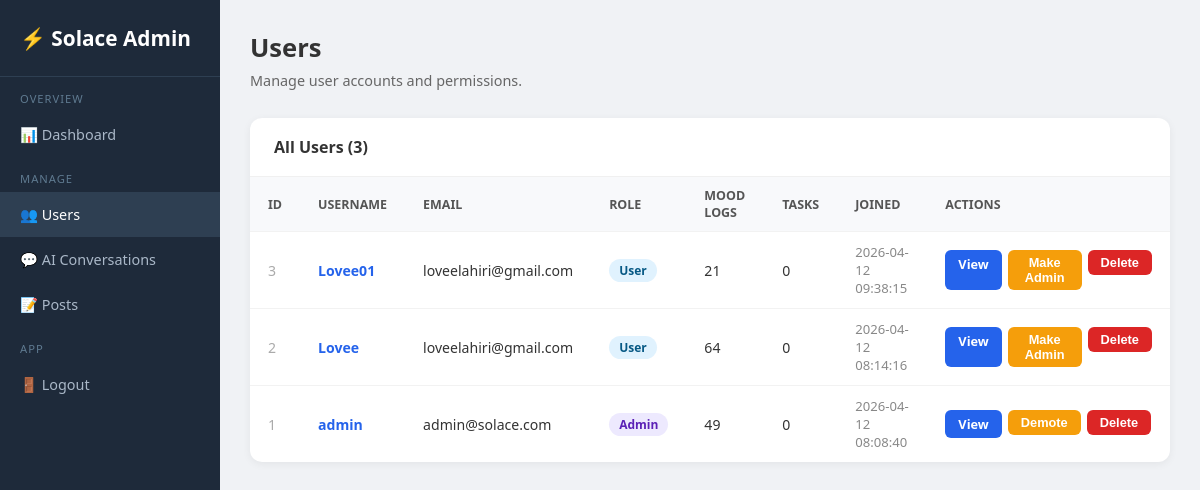
/admin/users (signed in), run on an earlier commit of the app's database.
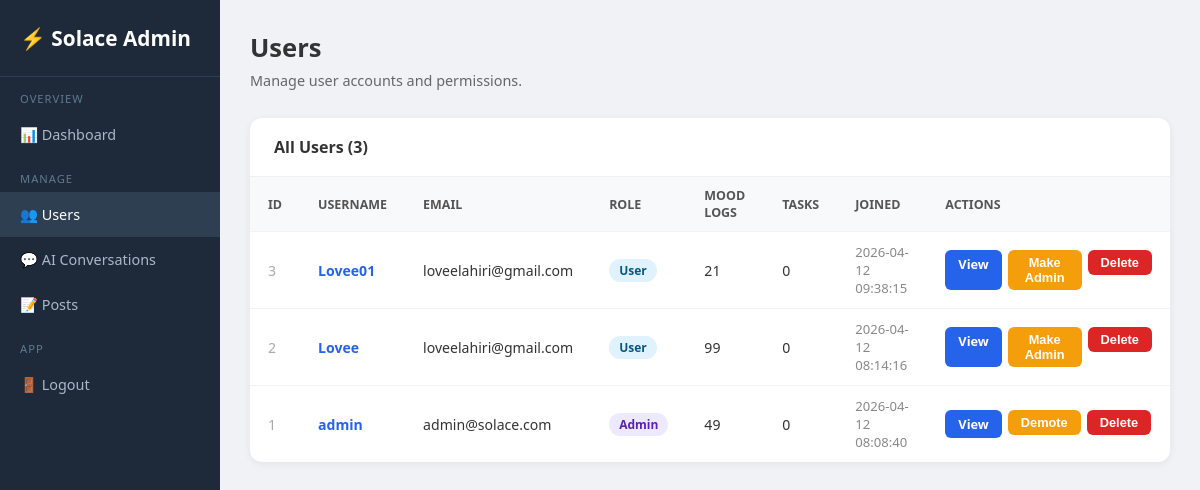
And on a later commit of the database.
### tables this page shows
CREATE TABLE users (
                id         INTEGER PRIMARY KEY AUTOINCREMENT,
                username   TEXT UNIQUE NOT NULL,
                email      TEXT NOT NULL,
                password   TEXT NOT NULL,
                is_admin   INTEGER DEFAULT 0,
                created_at DATETIME DEFAULT CURRENT_TIMESTAMP
            , gender TEXT DEFAULT '', age INTEGER DEFAULT 0, age_group TEXT DEFAULT '', dob TEXT DEFAULT '');

### app.py (the view)
@app.route("/admin/users")
@admin_required
def admin_users() -> Any:
    with get_db() as conn:
        users = conn.execute("""
            SELECT u.id, u.username, u.email, u.is_admin, u.created_at,
                   COUNT(DISTINCT ml.id) AS mood_count,
                   COUNT(DISTINCT j.id)  AS journal_count,
                   COUNT(DISTINCT t.id)  AS task_count
            FROM users u
            LEFT JOIN mood_logs ml ON ml.user_id=u.id
            LEFT JOIN journals j   ON j.user_id=u.id
            LEFT JOIN tasks t      ON t.user_id=u.id
            GROUP BY u.id ORDER BY u.created_at DESC
        """).fetchall()
    return render_template("admin/users.html", users=users)

### app.py (called while the page is built)
def get_db() -> sqlite3.Connection:
    db_path = os.path.join(os.path.dirname(os.path.abspath(__file__)), "database.db")
    conn = sqlite3.connect(db_path)
    conn.row_factory = sqlite3.Row
    return conn

def admin_required(f: Any) -> Any:
    @wraps(f)
    def dec(*args: Any, **kwargs: Any) -> Any:
        if "user_id" not in session or not session.get("is_admin"):
            flash("Admin access required.")
            return redirect(url_for("login_page"))
        return f(*args, **kwargs)
    return dec

### templates/admin/users.html (shortened to what this page needs)
<!DOCTYPE html>
<html lang="en">
<head>
</head>
<body>
<div class="sidebar">
  <div class="logo">⚡ Solace Admin</div>
  <nav>
        <div class="section-label">Overview</div>
    <a href="/admin">📊 Dashboard</a>
    <div class="section-label">Manage</div>
    <a href="/admin/users" class="active">👥 Users</a>
    <a href="/admin/chats">💬 AI Conversations</a>
    <a href="/admin/posts">📝 Posts</a>
    <div class="section-label">App</div>
    <a href="/logout">🚪 Logout</a>
  </nav>
</div>
<div class="main">
  <div class="page-title">Users</div>
  <div class="page-sub">Manage user accounts and permissions.</div>
  <div class="card">
    <div class="card-header">All Users ({{ users|length }})</div>
    <table>
      <thead>
        <tr>
          <th>ID</th><th>Username</th><th>Email</th><th>Role</th>
          <th>Mood Logs</th><th>Tasks</th><th>Joined</th><th>Actions</th>
        </tr>
      </thead>
      <tbody>
        {% for u in users %}
        <tr>
          <td style="color:#aaa">{{ u.id }}</td>
          <td><a href="/admin/users/{{ u.id }}" style="color:#2563eb;text-decoration:none;font-weight:600">{{ u.username }}</a></td>
          <td>{{ u.email }}</td>
          <td><span class="badge {{ 'admin' if u.is_admin else 'user' }}">{{ 'Admin' if u.is_admin else 'User' }}</span></td>
          <td>{{ u.mood_count }}</td>
          <td>{{ u.task_count }}</td>
          <td style="color:#888;font-size:0.82rem">{{ u.created_at }}</td>
          <td>
            <div class="actions">
              <a href="/admin/users/{{ u.id }}" class="btn btn-blue">View</a>
              <form method="POST" action="/admin/users/{{ u.id }}/toggle-admin" style="display:inline">
                <button type="submit" class="btn btn-yellow">
                  {{ 'Demote' if u.is_admin else 'Make Admin' }}
                </button>
              </form>
              <form method="POST" action="/admin/users/{{ u.id }}/delete" style="display:inline"
                    onsubmit="return confirm('Delete {{ u.username }}? This cannot be undone.')">
                <button type="submit" class="btn btn-red">Delete</button>
              </form>
            </div>
          </td>
        </tr>
        {% endfor %}
      </tbody>
    </table>
  </div>
</div>
</body>
</html>

### templates/admin/users.html (style rules this page uses)
* { box-sizing: border-box; margin: 0; padding: 0; }
body { font-family: 'Segoe UI', sans-serif; background: #f0f2f5; color: #333; }
.sidebar { width: 220px; position: fixed; top: 0; left: 0; height: 100vh; background: #1e2a3a; color: #cdd9e5; display: flex; flex-direction: column; }
.sidebar .logo { padding: 24px 20px; font-size: 1.3rem; font-weight: 700; color: #fff; border-bottom: 1px solid #2e3f52; }
.sidebar nav a { display: block; padding: 13px 20px; color: #aab8c8; text-decoration: none; font-size: 0.9rem; }
.sidebar nav a:hover, .sidebar nav a.active { background: #2e3f52; color: #fff; }
.sidebar nav .section-label { padding: 14px 20px 6px; font-size: 0.7rem; text-transform: uppercase; letter-spacing: 1px; color: #5f7a90; }
.main { margin-left: 220px; padding: 30px; }
.page-title { font-size: 1.6rem; font-weight: 700; margin-bottom: 6px; }
.page-sub { color: #666; font-size: 0.9rem; margin-bottom: 28px; }
.card { background: #fff; border-radius: 12px; box-shadow: 0 2px 8px rgba(0,0,0,.06); overflow: hidden; }
.card-header { padding: 18px 24px; font-weight: 600; border-bottom: 1px solid #f0f0f0; }
table { width: 100%; border-collapse: collapse; font-size: 0.88rem; }
th { background: #f8f9fb; padding: 10px 18px; text-align: left; font-weight: 600; color: #555; font-size: 0.78rem; text-transform: uppercase; }
td { padding: 11px 18px; border-top: 1px solid #f2f2f2; vertical-align: middle; }
.badge { display: inline-block; padding: 3px 10px; border-radius: 20px; font-size: 0.75rem; font-weight: 600; }
.badge.admin { background: #ede9fe; color: #5b21b6; }
.badge.user { background: #e0f2fe; color: #075985; }
.btn { display: inline-block; padding: 5px 13px; border-radius: 6px; font-size: 0.8rem; border: none; cursor: pointer; font-weight: 600; text-decoration: none; }
.btn-blue { background: #2563eb; color: #fff; }
.btn-yellow { background: #f59e0b; color: #fff; }
.btn-red { background: #dc2626; color: #fff; }
.actions { display: flex; gap: 6px; }

What changed in the data, as far as the page shows it:
changed users "Lovee": mood_count "64" → "99"
